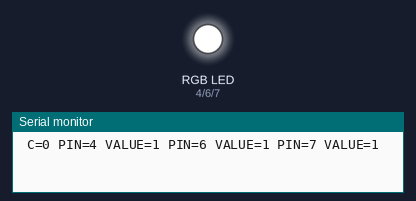
Bench run of a sketch on a simulated Arduino Nano, built with avr-gcc and run on an emulated ATmega328P. Parts: an RGB LED mixed from three pins (HIGH = lit), the last lines printed to the serial monitor.

Above: at 0.05 s.
At 0.45 s:
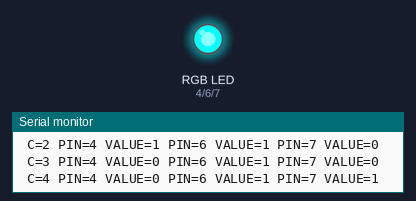
At 0.85 s:
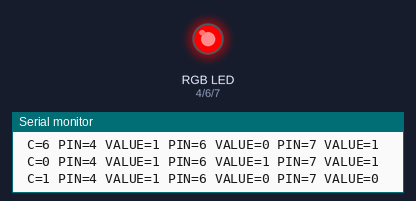
At 1.26 s:
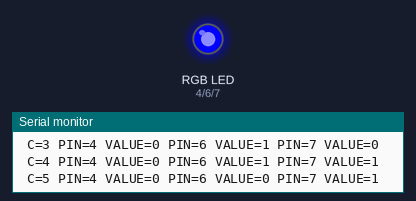
At 1.76 s:
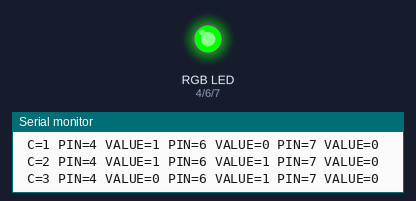
At 2.77 s:
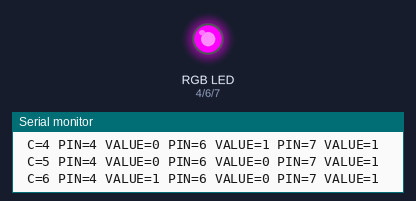
Timing chart, 0 to 3.1 s (numbered marks = the images above):
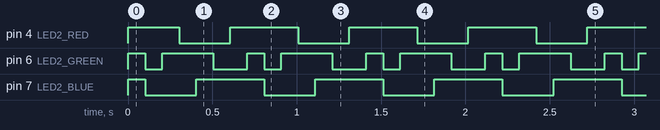

The sketch:

Arduino_Nano_RGB_LED_Cycle.ino
```cpp
/* **************************
 *  Arduino Nano RGB LED Cycle
 *
 *  Cycle between predefined RGB color values
 *
 *  Written by @alt_bier
 * ************************** */

// Define Pins
#define LED2_RED 4
#define LED2_GREEN 6
#define LED2_BLUE 7

// Define Variables
int c = 0;

void setup()
{
  // Initialize LED Pins As Output
  pinMode(LED2_RED, OUTPUT);
  pinMode(LED2_GREEN, OUTPUT);
  pinMode(LED2_BLUE, OUTPUT);

  // Set up serial output to console (baud)
  Serial.begin(38400);
}

// Main Loop
void loop()
{
  // Set Delay for each transition of main loop [in ms]
  int DelayTime = 100;

  // Color Settings in R,G,B Binary Values
  // 0     1   2      3     4    5    6
  // White Red Yellow Green Cyan Blue Magenta
  int Color[7][3] = {
    {1, 1, 1}, {1, 0, 0}, {1, 1, 0}, {0, 1, 0}, {0, 1, 1}, {0, 0, 1}, {1, 0, 1}
  };

  // LED Pin Array
  int LED[3] = {
    LED2_RED, LED2_GREEN, LED2_BLUE
  };

  // Print to the serial console the current color selection for troubleshooting
  Serial.print(" C=");
  Serial.print(c);

  for (int i = 0; i < 3; i++) {         // Loop Through Each Color (MAX = 3 RGB)
    // Send the digital value (1 or 0) to the LED PIN
    digitalWrite(LED[i], Color[c][i]);
    // Print to the serial console the pin and value sent for troubleshooting
    Serial.print(" PIN=");
    Serial.print(LED[i]);
    Serial.print(" VALUE=");
    Serial.print(Color[c][i]);
  }

  // Increment the Current Color
  c = c + 1;
  if (c > 6) {
    c = 0;
  }

  // Print a new line to the serial console
  Serial.println();

  // Pause the loop keeping the LED lit with current values before resuming
  delay(DelayTime);

}
```

Measured:
- by itself, pin 4 (LED2_RED), pin 7 (LED2_BLUE): repeats every 0.71 s: LOW 0.30 s, HIGH 0.40 s
- by itself, pin 6 (LED2_GREEN): repeats every 0.71 s: LOW 0.10 s, HIGH 0.30 s, LOW 0.20 s, HIGH 0.10 s
- by itself, everything shown: repeats every 0.71 s, in 7 steps
